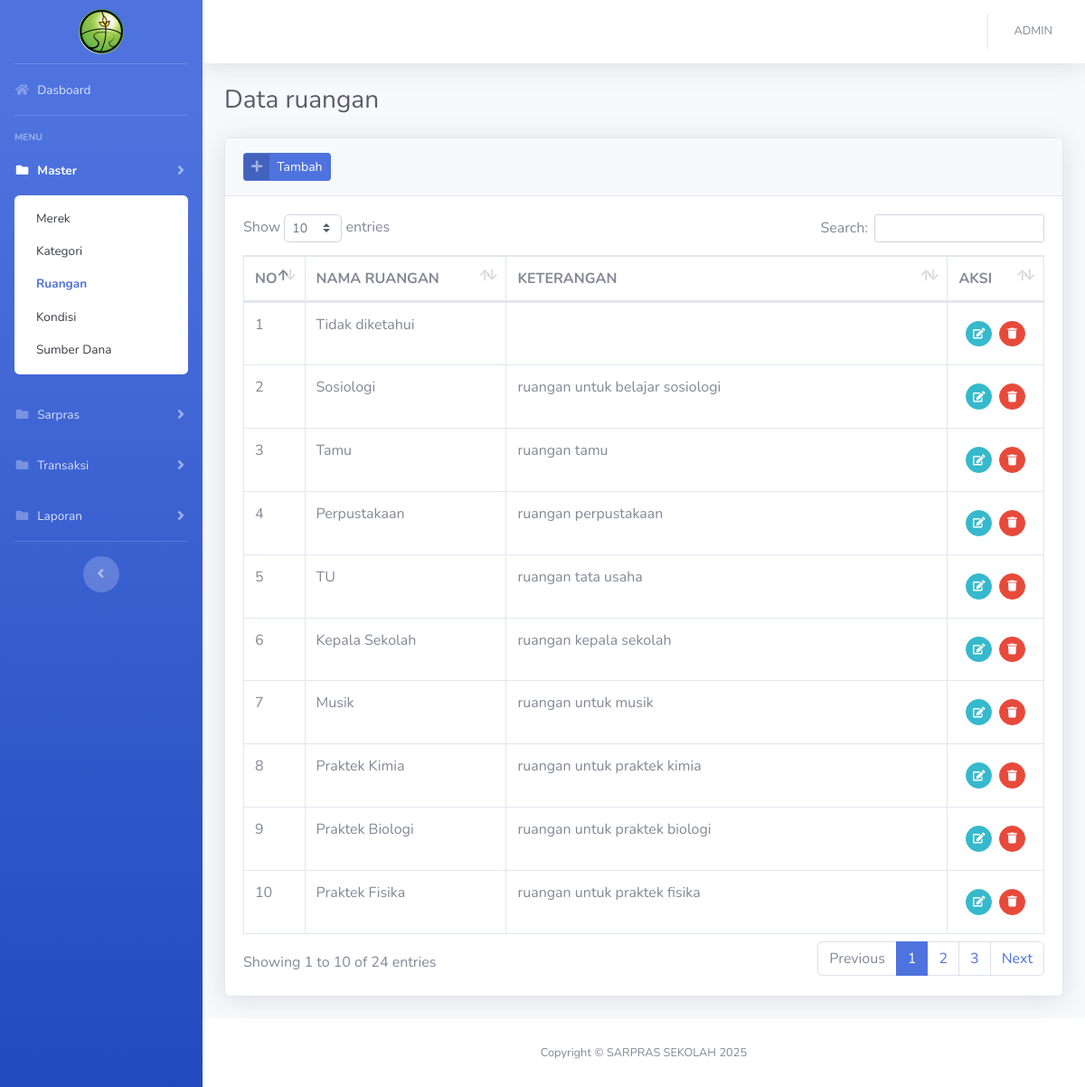
/?ruangan (signed in), run on the app's committed database.
### tables this page shows
CREATE TABLE `tb_ruangan` (
  `id_ruangan` int(11) NOT NULL,
  `nama_ruangan` varchar(255) NOT NULL,
  `keterangan` varchar(255) NOT NULL
);

### config/function.php (called while the page is built, shortened)
<?php
function encrypt($str) {
return base64_encode($str);
}
function base_url($path = '') {
    $protocol = (!empty($_SERVER['HTTPS']) && $_SERVER['HTTPS'] !== 'off') ? "https://" : "http://";
    $host = $_SERVER['HTTP_HOST'];
    $scriptDir = rtrim(str_replace(basename($_SERVER['SCRIPT_NAME']), '', $_SERVER['SCRIPT_NAME']), '/');
    return $protocol . $host . $scriptDir . '/' . ltrim($path, '/');
}
?>

### views/master/ruangan.php (the view, shortened to what this page needs)
<div class="container-fluid">
    <div class="d-sm-flex align-items-center justify-content-between mb-4">
        <h1 class="h3 mb-0 text-gray-800">Data ruangan</h1>
    </div>
    <div class="card shadow mb-4">
        <div class="card-header py-3">
            <a href="#" class="btn btn-primary btn-icon-split btn-sm" data-toggle="modal" data-target="#ruanganModal"
                onclick="submit('add')">
                <span class="icon text-white-50">
                    <i class="fas fa-plus"></i>
                </span>
                <span class="text">Tambah</span>
            </a>
        </div>
        <div class="card-body">
            <div class="table-responsive">
                <table class="table table-bordered table-hover" id="dataTable" width="100%" cellspacing="0">
                    <thead>
                        <tr>
                            <th width="20">NO</th>
                            <th>NAMA RUANGAN</th>
                            <th>KETERANGAN</th>
                            <th width="50">AKSI</th>
                        </tr>
                    </thead>
                    <tbody>
                        <?php
                        $n=1;
                        $query = mysqli_query($con,"SELECT * FROM tb_ruangan ORDER BY id_ruangan DESC")or die(mysqli_error($con));
                        while($row = mysqli_fetch_array($query)):
                        ?>
                        <tr>
                            <td><?= $n++; ?></td>
                            <td><?= $row['nama_ruangan']; ?></td>
                            <td><?= $row['keterangan']; ?></td>
                            <td>
                            <div class="d-inline-flex p-2">
                                <a href="#ruanganModal" data-toggle="modal" onclick="submit(<?=$row['id_ruangan'];?>)"
                                    class="btn btn-sm btn-circle btn-info mr-2"><i class="fas fa-edit"></i></a>
                                <a href="<?=base_url();?>/process/process_ruangan.php?act=<?=encrypt('delete');?>&id=<?=encrypt($row['id_ruangan']);?>"
                                    class="btn btn-sm btn-circle btn-danger btn-hapus"><i class="fas fa-trash"></i></a>
                            </div>
                            </td>
                        </tr>
                        <?php endwhile; ?>
                    </tbody>
                </table>
            </div>
        </div>
    </div>
</div>

### data on the page
tb_ruangan: nama_ruangan "Tidak diketahui"
tb_ruangan: nama_ruangan "Sosiologi", keterangan "ruangan untuk belajar sosiologi"
tb_ruangan: nama_ruangan "Tamu", keterangan "ruangan tamu"
tb_ruangan: nama_ruangan "Perpustakaan", keterangan "ruangan perpustakaan"
tb_ruangan: nama_ruangan "TU", keterangan "ruangan tata usaha"
tb_ruangan: nama_ruangan "Kepala Sekolah", keterangan "ruangan kepala sekolah"
tb_ruangan: nama_ruangan "Musik", keterangan "ruangan untuk musik"
tb_ruangan: nama_ruangan "Praktek Kimia", keterangan "ruangan untuk praktek kimia"
tb_ruangan: nama_ruangan "Praktek Biologi", keterangan "ruangan untuk praktek biologi"
tb_ruangan: nama_ruangan "Praktek Fisika", keterangan "ruangan untuk praktek fisika"

### other printed values
$_SESSION['username'] "ADMIN"
